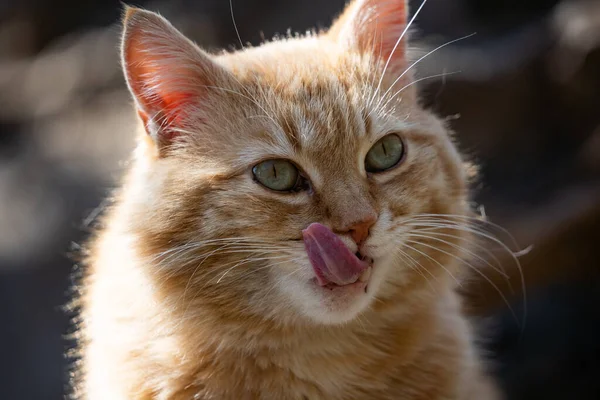
#> input picture images/ginger.jpg, 600 x 400 px
$ python trackbars.py
#> lines starting #> are read from the running program, lines starting #| are printed output that depends on the picture; after the words box and inside, x2 and y2 are one past the last pixel; in counts of white or black regions, pixels touching at a corner belong together
import cv2
import numpy as np

def nothing(x):
    pass

img = cv2.imread("images/ginger.jpg")
#> img is the input picture: shape (400, 600, 3); mean B, G, R 77.4, 89.8, 106.6
hsv = cv2.cvtColor(img, cv2.COLOR_BGR2HSV)
#> hsv: shape (400, 600, 3); mean H, S, V 32.9, 77.5, 107.2

cv2.namedWindow("Trackbars")
cv2.createTrackbar("H Min", "Trackbars", 0, 179, nothing)
#> slider 'H Min' is set to 35
cv2.createTrackbar("H Max", "Trackbars", 179, 179, nothing)
cv2.createTrackbar("S Min", "Trackbars", 0, 255, nothing)
#> slider 'S Min' is set to 51
cv2.createTrackbar("S Max", "Trackbars", 255, 255, nothing)
cv2.createTrackbar("V Min", "Trackbars", 0, 255, nothing)
#> slider 'V Min' is set to 51
cv2.createTrackbar("V Max", "Trackbars", 255, 255, nothing)

while True:
    h_min = cv2.getTrackbarPos("H Min", "Trackbars")
    h_max = cv2.getTrackbarPos("H Max", "Trackbars")
    s_min = cv2.getTrackbarPos("S Min", "Trackbars")
    s_max = cv2.getTrackbarPos("S Max", "Trackbars")
    v_min = cv2.getTrackbarPos("V Min", "Trackbars")
    v_max = cv2.getTrackbarPos("V Max", "Trackbars")

    lower = np.array([h_min, s_min, v_min])
    upper = np.array([h_max, s_max, v_max])

    mask = cv2.inRange(hsv, lower, upper)
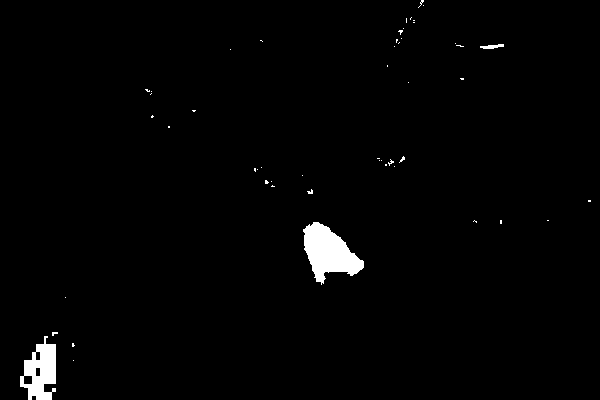
#> mask: shape (400, 600); 1.6% white; 51 white regions (48 under 20 px), largest, box (x1, y1, x2, y2) and area: (303, 222, 364, 285) 2113, (20, 336, 56, 400) 1392, (480, 44, 504, 49) 75
    result = cv2.bitwise_and(img, img, mask=mask)

    cv2.imshow("Mask", mask)
    cv2.imshow("Result", result)

    if cv2.waitKey(1) & 0xFF == 27:
#> (key Esc is pressed here)
        break

cv2.destroyAllWindows()

$ run again, with images/fr.jpg copied over images/ginger.jpg
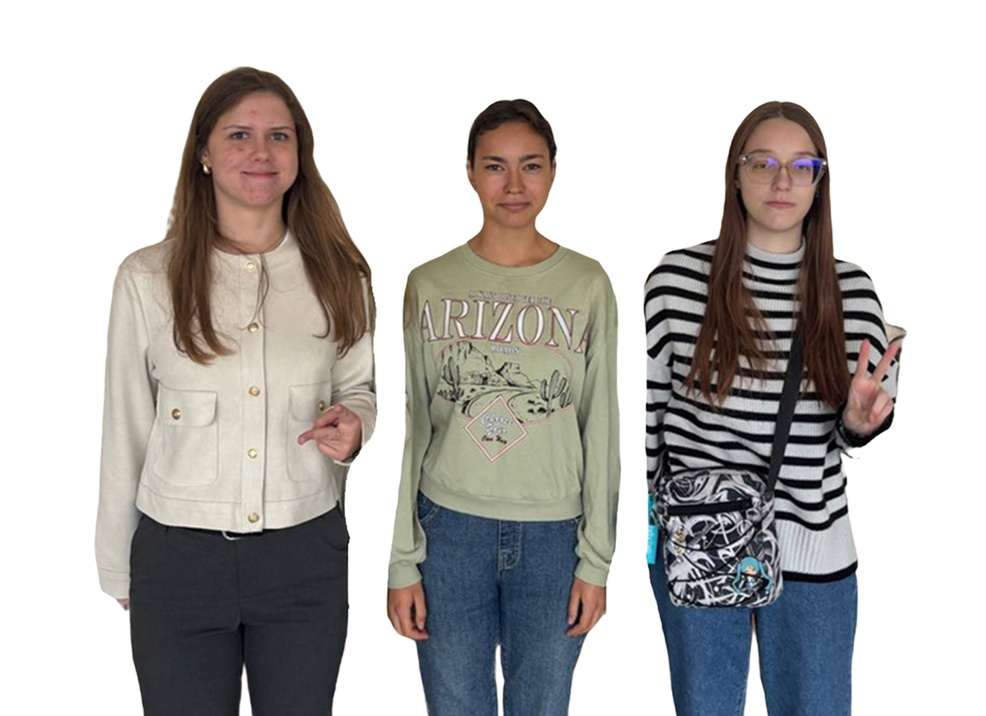
#> input picture images/fr.jpg, 986 x 716 px, shrunk from 1318 x 957 before the run
#> img is the input picture: shape (716, 986, 3); mean B, G, R 180.4, 182.4, 184.9
#> hsv: shape (716, 986, 3); mean H, S, V 29.3, 33.9, 189.7
#> `mask = cv2.inRange(hsv, lower, upper)`:
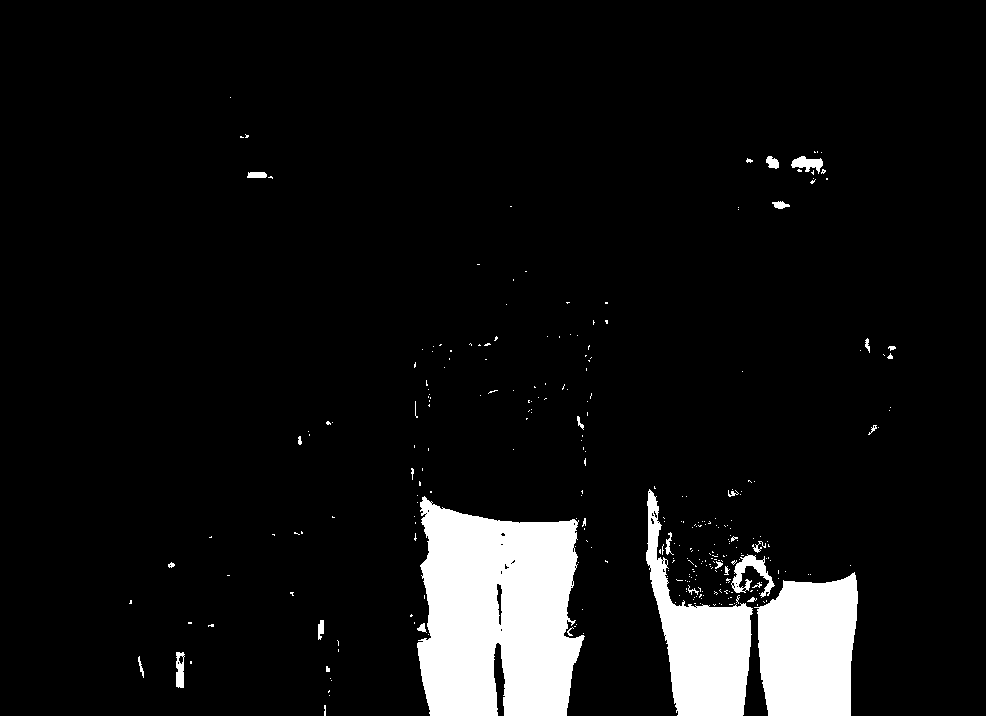
#> mask: shape (716, 986); 7.7% white; 301 white regions (267 under 20 px), largest, box (x1, y1, x2, y2) and area: (417, 496, 585, 716) 28885, (754, 572, 858, 716) 12139, (646, 489, 753, 716) 10262
#> `result = cv2.bitwise_and(img, img, mask=mask)`:
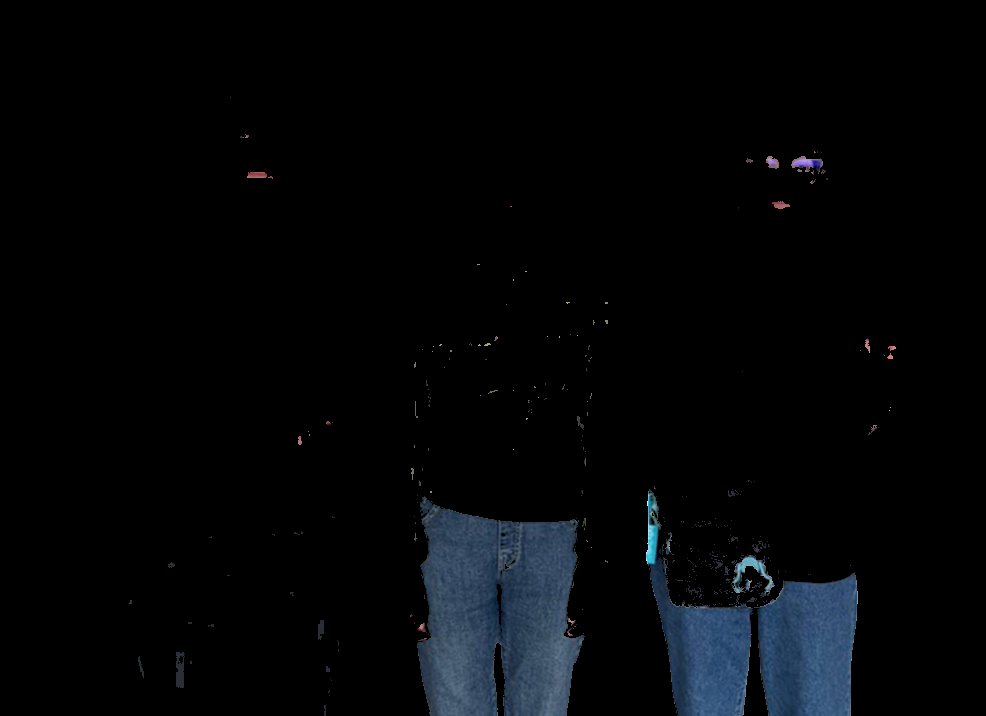
#> result: shape (716, 986, 3); mean B, G, R 7.8, 5.8, 4.1
